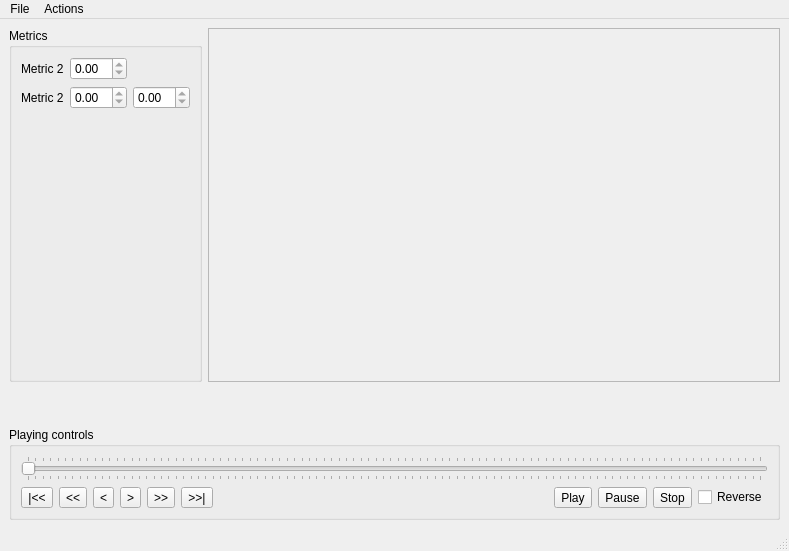
<?xml version="1.0" encoding="UTF-8"?>
<ui version="4.0">
 <class>guiDlg</class>
 <widget class="QMainWindow" name="guiDlg">
  <property name="geometry">
   <rect>
    <x>0</x>
    <y>0</y>
    <width>789</width>
    <height>551</height>
   </rect>
  </property>
  <property name="windowTitle">
   <string>therapyAnalysis</string>
  </property>
  <widget class="QWidget" name="centralwidget">
   <layout class="QVBoxLayout" name="verticalLayout_2" stretch="9,1,1">
    <item>
     <layout class="QHBoxLayout" name="horizontalLayout_2" stretch="2,8">
      <item>
       <widget class="QGroupBox" name="groupBox">
        <property name="title">
         <string>Metrics</string>
        </property>
        <layout class="QGridLayout" name="gridLayout">
         <item row="1" column="1">
          <widget class="QDoubleSpinBox" name="doubleSpinBox_2">
           <property name="readOnly">
            <bool>true</bool>
           </property>
          </widget>
         </item>
         <item row="0" column="0">
          <widget class="QLabel" name="label">
           <property name="text">
            <string>Metric 2</string>
           </property>
          </widget>
         </item>
         <item row="0" column="1">
          <widget class="QDoubleSpinBox" name="doubleSpinBox">
           <property name="readOnly">
            <bool>true</bool>
           </property>
          </widget>
         </item>
         <item row="1" column="0">
          <widget class="QLabel" name="label_2">
           <property name="text">
            <string>Metric 2</string>
           </property>
          </widget>
         </item>
         <item row="1" column="2">
          <widget class="QDoubleSpinBox" name="doubleSpinBox_3">
           <property name="readOnly">
            <bool>true</bool>
           </property>
          </widget>
         </item>
         <item row="2" column="1">
          <spacer name="verticalSpacer_2">
           <property name="orientation">
            <enum>Qt::Vertical</enum>
           </property>
           <property name="sizeHint" stdset="0">
            <size>
             <width>20</width>
             <height>40</height>
            </size>
           </property>
          </spacer>
         </item>
        </layout>
       </widget>
      </item>
      <item>
       <widget class="QFrame" name="osgFrame">
        <property name="minimumSize">
         <size>
          <width>320</width>
          <height>240</height>
         </size>
        </property>
        <property name="frameShape">
         <enum>QFrame::StyledPanel</enum>
        </property>
        <property name="frameShadow">
         <enum>QFrame::Raised</enum>
        </property>
        <layout class="QVBoxLayout" name="verticalLayout_3">
         <item>
          <layout class="QVBoxLayout" name="osgLayout"/>
         </item>
        </layout>
       </widget>
      </item>
     </layout>
    </item>
    <item>
     <spacer name="verticalSpacer">
      <property name="orientation">
       <enum>Qt::Vertical</enum>
      </property>
      <property name="sizeHint" stdset="0">
       <size>
        <width>20</width>
        <height>40</height>
       </size>
      </property>
     </spacer>
    </item>
    <item>
     <widget class="QGroupBox" name="groupBox_2">
      <property name="title">
       <string>Playing controls</string>
      </property>
      <layout class="QVBoxLayout" name="verticalLayout">
       <item>
        <widget class="QSlider" name="frames_slider">
         <property name="orientation">
          <enum>Qt::Horizontal</enum>
         </property>
         <property name="tickPosition">
          <enum>QSlider::TicksBothSides</enum>
         </property>
        </widget>
       </item>
       <item>
        <layout class="QHBoxLayout" name="horizontalLayout">
         <item>
          <widget class="QToolButton" name="start_btn">
           <property name="text">
            <string>|&lt;&lt;</string>
           </property>
          </widget>
         </item>
         <item>
          <widget class="QToolButton" name="bwd5_btn">
           <property name="text">
            <string>&lt;&lt;</string>
           </property>
          </widget>
         </item>
         <item>
          <widget class="QToolButton" name="bwd1_btn">
           <property name="text">
            <string>&lt;</string>
           </property>
          </widget>
         </item>
         <item>
          <widget class="QToolButton" name="fwd1_btn">
           <property name="text">
            <string>&gt;</string>
           </property>
          </widget>
         </item>
         <item>
          <widget class="QToolButton" name="fwd5_btn">
           <property name="text">
            <string>&gt;&gt;</string>
           </property>
          </widget>
         </item>
         <item>
          <widget class="QToolButton" name="end_btn">
           <property name="text">
            <string>&gt;&gt;|</string>
           </property>
          </widget>
         </item>
         <item>
          <spacer name="horizontalSpacer">
           <property name="orientation">
            <enum>Qt::Horizontal</enum>
           </property>
           <property name="sizeHint" stdset="0">
            <size>
             <width>40</width>
             <height>20</height>
            </size>
           </property>
          </spacer>
         </item>
         <item>
          <widget class="QToolButton" name="play_btn">
           <property name="text">
            <string>Play</string>
           </property>
          </widget>
         </item>
         <item>
          <widget class="QToolButton" name="pause_btn">
           <property name="text">
            <string>Pause</string>
           </property>
          </widget>
         </item>
         <item>
          <widget class="QToolButton" name="stop_btn">
           <property name="text">
            <string>Stop</string>
           </property>
          </widget>
         </item>
         <item>
          <widget class="QCheckBox" name="reverse_chck">
           <property name="text">
            <string>Reverse</string>
           </property>
          </widget>
         </item>
        </layout>
       </item>
      </layout>
     </widget>
    </item>
   </layout>
  </widget>
  <widget class="QStatusBar" name="statusBar"/>
  <widget class="QMenuBar" name="menuBar">
   <property name="geometry">
    <rect>
     <x>0</x>
     <y>0</y>
     <width>789</width>
     <height>20</height>
    </rect>
   </property>
   <widget class="QMenu" name="menuFile">
    <property name="title">
     <string>File</string>
    </property>
    <addaction name="actionLoad_file"/>
    <addaction name="actionQuit"/>
   </widget>
   <widget class="QMenu" name="menuActions">
    <property name="title">
     <string>Actions</string>
    </property>
    <addaction name="actionPlay"/>
    <addaction name="actionPause"/>
    <addaction name="actionStop"/>
    <addaction name="separator"/>
    <addaction name="actionStart"/>
    <addaction name="actionAdvance_1"/>
    <addaction name="actionAdvance_5"/>
    <addaction name="actionBackward_1"/>
    <addaction name="actionBackward_5"/>
    <addaction name="actionEnd"/>
   </widget>
   <addaction name="menuFile"/>
   <addaction name="menuActions"/>
  </widget>
  <action name="actionQuit">
   <property name="text">
    <string>Quit</string>
   </property>
  </action>
  <action name="actionLoad_file">
   <property name="text">
    <string>Load file</string>
   </property>
  </action>
  <action name="actionPlay">
   <property name="text">
    <string>Play</string>
   </property>
  </action>
  <action name="actionPause">
   <property name="text">
    <string>Pause</string>
   </property>
  </action>
  <action name="actionStop">
   <property name="text">
    <string>Stop</string>
   </property>
  </action>
  <action name="actionAdvance_1">
   <property name="text">
    <string>Forward +1</string>
   </property>
  </action>
  <action name="actionAdvance_5">
   <property name="text">
    <string>Advance +5</string>
   </property>
  </action>
  <action name="actionBackward_1">
   <property name="text">
    <string>Backward +1</string>
   </property>
  </action>
  <action name="actionBackward_5">
   <property name="text">
    <string>Backward +5</string>
   </property>
  </action>
  <action name="actionEnd">
   <property name="text">
    <string>End</string>
   </property>
  </action>
  <action name="actionStart">
   <property name="text">
    <string>Start</string>
   </property>
  </action>
 </widget>
 <resources/>
 <connections/>
</ui>
